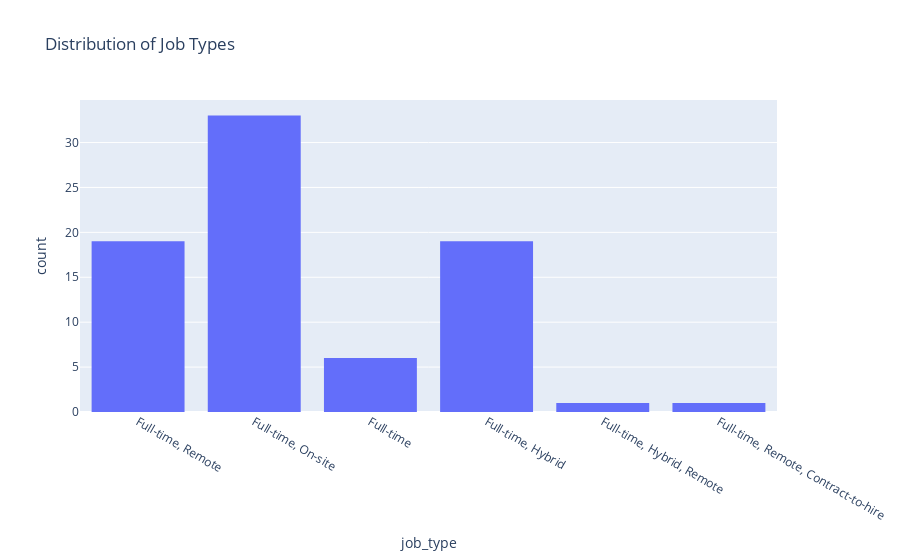

The cell this chart's notebook holds for it:
### Code cell
fig = px.histogram(df, x='job_type', title='Distribution of Job Types')
fig.show()

### Figure 1 — Plotly figure (JSON) as saved in the notebook; plotly's stock layout.template omitted (floating-point values rounded to 4 significant figures)
{"data": [{"bingroup": "x", "hovertemplate": "job_type=%{x}<br>count=%{y}<extra></extra>", "legendgroup": "", "marker": {"color": "#636efa", "pattern": {"shape": ""}}, "name": "", "orientation": "v", "showlegend": false, "type": "histogram", "x": ["Full-time, Remote", "Full-time, Remote", "Full-time, On-site", "Full-time, On-site", "Full-time, On-site", "Full-time", "Full-time, Hybrid", "Full-time, Hybrid", "Full-time, Hybrid", "Full-time, Remote", "Full-time, Hybrid", "Full-time, Hybrid", "Full-time, Remote", "Full-time, On-site", "Full-time, On-site", "Full-time, On-site", "Full-time, Remote", "Full-time, On-site", "Full-time, On-site", "Full-time, Remote", "Full-time", "Full-time, On-site", "Full-time, Remote", "Full-time, Remote", "Full-time, Hybrid", "Full-time, On-site", "Full-time, On-site", "Full-time, On-site", "Full-time, On-site", "Full-time, On-site", "Full-time, Remote", "Full-time, Hybrid", "Full-time, Remote", "Full-time", "Full-time, Hybrid", "Full-time, Remote", "Full-time, Hybrid", "Full-time, Hybrid, Remote", "Full-time, Hybrid", "Full-time, On-site", "Full-time, Hybrid", "Full-time", "Full-time, On-site", "Full-time, On-site", "Full-time, Hybrid", "Full-time, On-site", "Full-time, On-site", "Full-time, On-site", "Full-time, On-site", "Full-time", "Full-time, On-site", "Full-time, Hybrid", "Full-time, Hybrid", "Full-time, Hybrid", "Full-time, Remote", "Full-time, Remote", "Full-time, Remote", "Full-time, On-site", "Full-time, On-site", "Full-time", "Full-time, On-site", "Full-time, Hybrid", "Full-time, On-site", "Full-time, On-site", "Full-time, Remote", "Full-time, Hybrid", "Full-time, Remote", "Full-time, Remote", "Full-time, Hybrid", "Full-time, On-site", "Full-time, On-site", "Full-time, On-site", "Full-time, On-site", "Full-time, On-site", "Full-time, Remote", "Full-time, Hybrid", "Full-time, Remote", "Full-time, On-site", "Full-time, Remote, Contract-to-hire"], "xaxis": "x", "yaxis": "y"}], "layout": {"barmode": "relative", "legend": {"tracegroupgap": 0}, "title": {"text": "Distribution of Job Types"}, "xaxis": {"anchor": "y", "domain": [0, 1], "title": {"text": "job_type"}}, "yaxis": {"anchor": "x", "domain": [0, 1], "title": {"text": "count"}}}}
